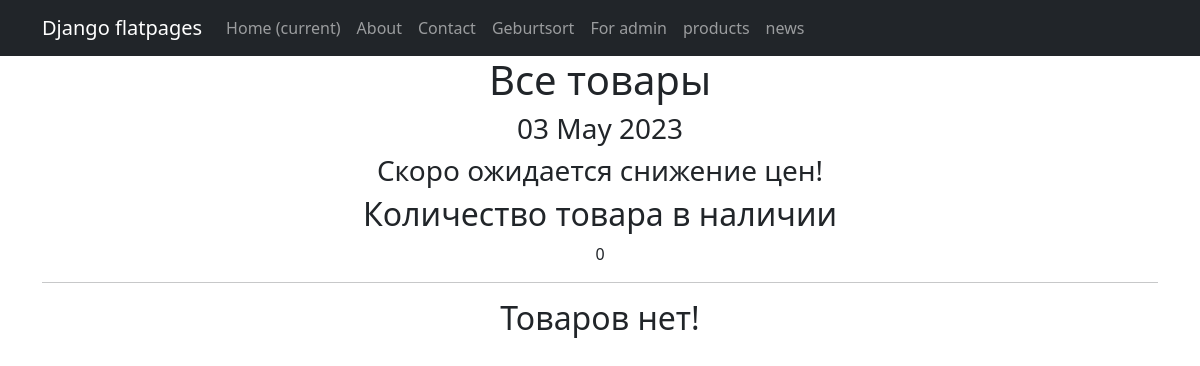
The app's page /products/, older data.
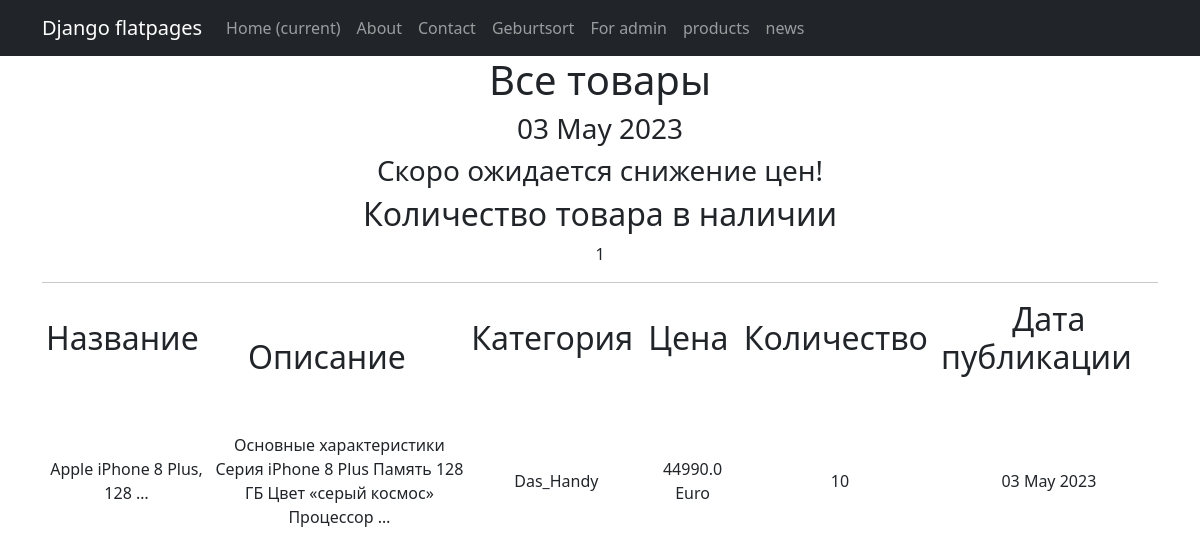
The same page, newer data.
### simpleapp/models.py (models this page shows, shortened)
class Product(models.Model):
    name = models.CharField(max_length=50, unique=True)   # названия товаров не должны повторяться
    description = models.TextField()
    quantity = models.IntegerField(validators=[MinValueValidator(0)])   # поле категории будет ссылаться на
    category = models.ForeignKey(to='Category', on_delete=models.CASCADE, related_name='products')  # все продукты в
    price = models.FloatField(validators=[MinValueValidator(0.0)])

class Category(models.Model):
    name = models.CharField(max_length=100, unique=True)

### simpleapp/views.py (the view)
# urls.py: path('', ProductsList.as_view()),
class ProductsList(ListView):
    model = Product
    ordering = 'name'  # сортировка по расположению в порядке возрастания, или убывания '-name'
    template_name = 'flatpages/products.html'
    context_object_name = 'products'
    def get_context_data(self, **kwargs):
        context = super().get_context_data(**kwargs)
        context['time_now'] = datetime.utcnow()
        context['next_sale'] = 'Скоро ожидается снижение цен!'
        return context

### simpleapp/templatetags/custom_filters.py (called while the page is built)
@register.filter()
def currency(value, code='rub'):
    postfix = CURRENCIES_SYMBOLS[code]
    return f'{value} {postfix}'

### simpleapp/templatetags/custom_tags.py (called while the page is built)
@register.simple_tag()
def current_time(format_string='%d %b %Y'):
    return datetime.utcnow().strftime(format_string)

### templates/flatpages/products.html (shortened to what this page needs)
{% extends 'flatpages/default.html' %}
{% load custom_filters %}
{% load custom_tags %}
{% block content %}
   <h1>Все товары</h1>
   <h3>{% current_time '%d %b %Y' %}</h3>
   <h3> {{ next_sale|default_if_none:"Чуть позже сообщим о распродаже!" }} </h3>
   <tr>
       <td><h2> Количество товара в наличии </h2></td>
   </tr>
   <tr>
   {{ products|length }}
   </tr>
   <hr>
   {% if products %}
       <table>
           <tr>
               <td><h2><p style="text-align: center;"> Название&nbsp; &nbsp; &nbsp; </p></h2></td>
               <td><h2><p style="text-align: center;"> Описание&nbsp; &nbsp; </p></h2></td>
               <td><h2><p style="text-align: center;"> Категория&nbsp; &nbsp; &nbsp; </p></h2></td>
               <td><h2><p style="text-align: center;"> Цена&nbsp; &nbsp; &nbsp; </p></h2></td>
               <td><h2><p style="text-align: center;"> Количество&nbsp; &nbsp; &nbsp; </p></h2></td>
               <td><h2><p style="text-align: center;"> Дата публикации&nbsp; &nbsp; &nbsp; </p></h2></td>
           </tr>
            {% for product in products %}
            <tr>
              <td>{{ product.name|truncatewords:5 }}</td>
              <td>{{ product.description|truncatechars:100}}</td>
              <td>{{ product.category.name }}</td>
              <td>{{ product.price|currency:"euro" }}</td>
              <td>{{ product.quantity }}</td>
              <td>{{ time_now|date:'d M Y' }}</td>
            </tr>
            {% endfor %}
       </table>
   {% else %}
       <h2>Товаров нет!</h2>
   {% endif %}
{% endblock content %}

Row changes from the older to the newer data that the page shows:
added Product: name "Apple iPhone 8 Plus, 128 …", description "Основные характеристики Серия iPhone 8 Plus Память 128 ГБ Цвет «серый космос» Процессор …", category.name "Das_Handy", price "44990.0 Euro", quantity "10", time_now "03 May 2023"
Text that changed along with them:
{{ products|length }}: "0" → "1"
text no longer shown: "Товаров нет!"
text now shown: "Название Описание Категория Цена Количество Дата публикации"
